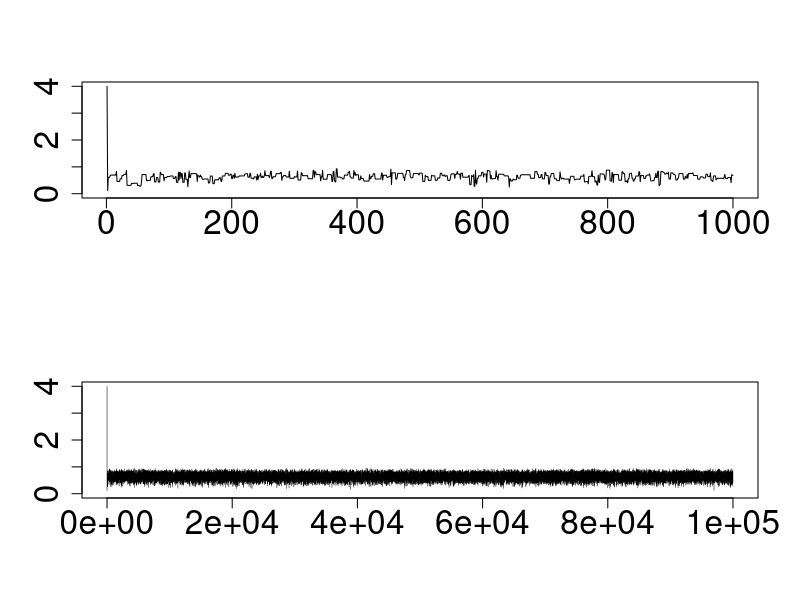

Generate this figure with R:
#Predict winning rate with random walk mMetropolis-Hastings methods
set.seed(1234)
qsd <- sqrt(0.1)   #Proposal distribution ＳＤ
Nsi <- 10^5    #sample size
Bin <- 10^3        #burn-in period
x<-numeric(Nsi)
x[1]<-4.0
co<-0
for (t in 2:Nsi){
    a<-runif(1)
    if (runif(1) < dbeta(a,10.2,5.8)/
                   dbeta(x[t-1],10.2,5.8)) {
       x[t]<-a; co<-co+1
    }else{
       x[t]<-x[t-1]
    }
}

#Acceptance rate
print(round(co/Nsi,2))

#trace line
par(mfrow=c(2,1))
plot(x[1:1000],type="l",ylab='',xlab='',lwd=1,ylim=c(0,4.0),cex.axis=2.0)
plot(x,type="l",ylab='',xlab='',lwd=0.5,ylim=c(0,4.0),cex.axis=2.0)
par(mfrow=c(1,1))

#EAP
eap=round(mean(x[(Bin+1):Nsi]),3)

#Winning rate(Binomial distribution, n=5,x=3)
choose(5, 3)*eap^3*(1-eap)^2

#Evaluate parameters
#theta  : Parameter values including buring-in period
#ff     : Function
#pre    : description
#b      : burn-in
#yu     : significant figure
genqua<- function(theta,ff,pre,b,yu=3) {
   lx <- length(theta)
   sx <- sort(ff(theta[(b+1):lx]))
   yx <- lx-b
   xxx <- matrix(c(round(mean(sx),yu),round(sd(sx),yu),round(sx[yx%/%40],yu),round(sx[yx-yx%/%40],yu)),1,4)
   colnames(xxx) <- c("mean","SD","95b","95u")
   rownames(xxx) <- pre
   return(xxx)
}

f1<-function(x){x}
f2<-function(x){sqrt(x-x^2)}
fB<-function(x){dbinom(3,5,x)}

#Estimate standard deviation
genqua(theta=x,ff=f2,pre='SD',b=1000)

#Winning rate(n=5,x=3) using　posterior distribution
genqua(theta=x,ff=fB,pre='3勝',b=1000)
